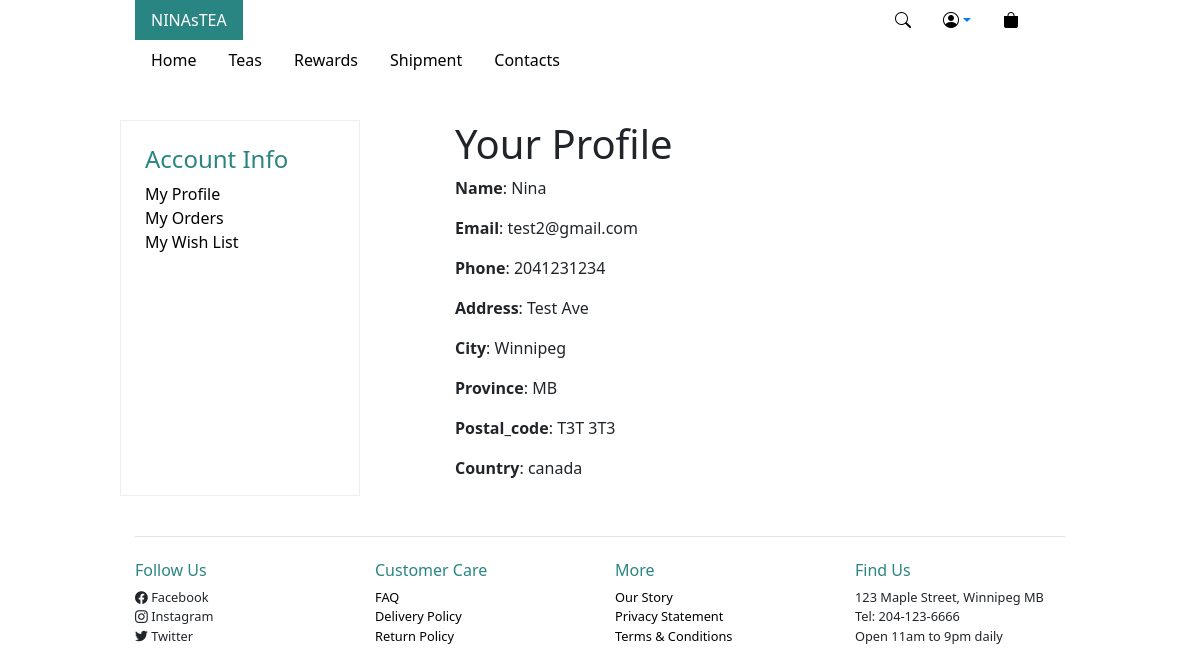
The app's page /?page=profile (signed in) with its own data.
### tables this page shows
CREATE TABLE `customers` (
  `id` int(11) NOT NULL AUTO_INCREMENT,
  `name` varchar(255) NOT NULL,
  `email` varchar(255) NOT NULL,
  `password` varchar(255) NOT NULL,
  `age` int(11) DEFAULT NULL,
  `phone` varchar(45) DEFAULT NULL,
  `address` varchar(255) DEFAULT NULL,
  `city` varchar(255) DEFAULT NULL,
  `province` char(255) DEFAULT NULL,
  `postal_code` varchar(15) DEFAULT NULL,
  `country` varchar(255) DEFAULT NULL,
  `priv_level` tinyint(1) NOT NULL DEFAULT 0,
  `created_at` datetime DEFAULT current_timestamp(),
  `updated_at` datetime DEFAULT NULL,
  `deleted_at` datetime DEFAULT NULL,
  PRIMARY KEY (`id`)
);

### controllers/profile.php (called while the page is built, shortened)
<?php
include __DIR__ . '/../models/customer_model.php';
$customer = oneCustomer($_SESSION['customer_id'],$dbh);
require __DIR__ . '/../views/profile.php';

### public/index.php (called while the page is built, shortened)
<?php
try{
    $path = __DIR__ . '/../controllers/' . $_GET['page'] . '.php';
    require $path;
}catch(Exception $e){
    dd($e->getTrace());
}

### models/customer_model.php (called while the page is built, shortened)
<?php
function oneCustomer(int $id, PDO $dbh):array
{
    try{
        $query = "SELECT
            name,email,phone,address,city,province,postal_code,country
            FROM customers
            WHERE customers.id=:id";
        $stmt = $dbh->prepare($query);
        $params = array(
            ':id' => intval($id)
        );
        $stmt->execute($params);
        $customer = $stmt->fetch();
    }catch(Exception $e){
        echo $e->getMessage();
    }
    return (is_array($customer)) ? $customer : [];
}

### views/includes/functions.php (called while the page is built, shortened)
<?php
function e(string $str): string
{
    return htmlentities($str, ENT_QUOTES, "UTF-8");
}

### views/profile.php (the view)
<?php include __DIR__ . '/includes/header.inc.php';?>
<section id="sec-profile">
    <div class="row">
    <div class="col-3 my-4 p-4" id="profile-side-nav" >
        <nav class="nav flex-column">
            <h4>Account Info</h4>
            <a href="#">My Profile</a>
            <a href="">My Orders</a>
            <a href="/?page=wishlist">My Wish List</a>
        </nav>
    </div>
    <div class="col-1"></div>
    <div  class="col-8 my-4" id="profile_info">
        <h1>Your Profile</h1>
        <?php foreach($customer as $key=>$value):?>
            <p><span class="text-capitalize font-weight-bold"><?=e($key)?></span>: <?=e($value)?></p>
        <?php endforeach;?>
    </div>
    </div>
</section>
<?php require __DIR__ . '/includes/footer.inc.php'; ?>

### public/css/main.css (style rules this page uses)
:root { --main-color: #298582; --secondary-color:#136460; }
body { font-family: 'Segoe UI', Tahoma, Geneva, Verdana, sans-serif; max-width: 960px; margin: 0 auto; }

### public/css/profile.css (style rules this page uses)
#profile-side-nav { border: 1px solid #eee; }
#profile-side-nav h4, #profile-side-nav a:hover { color: var(--main-color); }
#profile-side-nav a { color: #000; transition: all 0.6s ease; }

### records on screen
customers: name "Nina", email "test2@gmail.com", phone "2041231234", address "Test Ave", city "Winnipeg", province "MB", postal_code "T3T 3T3", country "canada"

### other values on screen
$key "Name"
$key "Email"
$key "Phone"
$key "Address"
$key "City"
$key "Province"
$key "Postal_code"
$key "Country"
